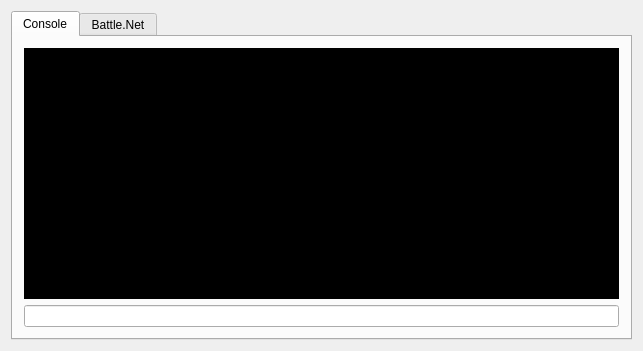
<?xml version="1.0" encoding="UTF-8"?>
<ui version="4.0">
 <class>MainForm</class>
 <widget class="QMainWindow" name="MainForm">
  <property name="geometry">
   <rect>
    <x>0</x>
    <y>0</y>
    <width>643</width>
    <height>351</height>
   </rect>
  </property>
  <property name="windowTitle">
   <string>MainForm</string>
  </property>
  <widget class="QWidget" name="centralWidget">
   <layout class="QGridLayout" name="gridLayout">
    <item row="0" column="0">
     <widget class="QTabWidget" name="Tabs">
      <property name="autoFillBackground">
       <bool>true</bool>
      </property>
      <property name="currentIndex">
       <number>0</number>
      </property>
      <widget class="QWidget" name="TabConsole">
       <attribute name="title">
        <string>Console</string>
       </attribute>
       <layout class="QVBoxLayout" name="verticalLayout_3">
        <item>
         <layout class="QVBoxLayout" name="verticalLayout">
          <item>
           <widget class="QTextEdit" name="txtConsole">
            <property name="styleSheet">
             <string notr="true">background-color: rgb(0, 0, 0);
color: rgb(255, 255, 255);</string>
            </property>
            <property name="readOnly">
             <bool>true</bool>
            </property>
           </widget>
          </item>
          <item>
           <widget class="QLineEdit" name="LineCommander"/>
          </item>
         </layout>
        </item>
       </layout>
      </widget>
      <widget class="QWidget" name="TabBnet">
       <attribute name="title">
        <string>Battle.Net</string>
       </attribute>
       <layout class="QGridLayout" name="gridLayout_3">
        <item row="0" column="0">
         <layout class="QHBoxLayout" name="BnetLayout">
          <item>
           <layout class="QVBoxLayout" name="LineTextLayout">
            <item>
             <widget class="QTextEdit" name="txtBnet">
              <property name="styleSheet">
               <string notr="true">background-color: rgb(0, 0, 0);</string>
              </property>
              <property name="readOnly">
               <bool>true</bool>
              </property>
             </widget>
            </item>
            <item>
             <widget class="QLineEdit" name="LineBnet"/>
            </item>
           </layout>
          </item>
          <item>
           <widget class="QListWidget" name="ListUsers">
            <property name="maximumSize">
             <size>
              <width>141</width>
              <height>16777215</height>
             </size>
            </property>
           </widget>
          </item>
         </layout>
        </item>
       </layout>
      </widget>
     </widget>
    </item>
   </layout>
  </widget>
 </widget>
 <layoutdefault spacing="6" margin="11"/>
 <tabstops>
  <tabstop>Tabs</tabstop>
  <tabstop>txtConsole</tabstop>
  <tabstop>LineCommander</tabstop>
  <tabstop>txtBnet</tabstop>
  <tabstop>LineBnet</tabstop>
  <tabstop>ListUsers</tabstop>
 </tabstops>
 <resources/>
 <connections/>
</ui>
